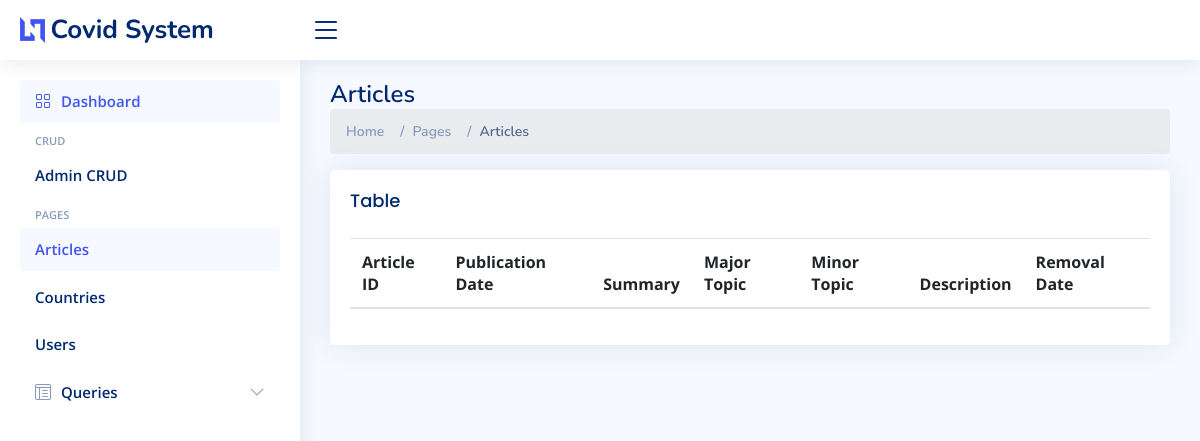
The app's page /articles.php, older data.
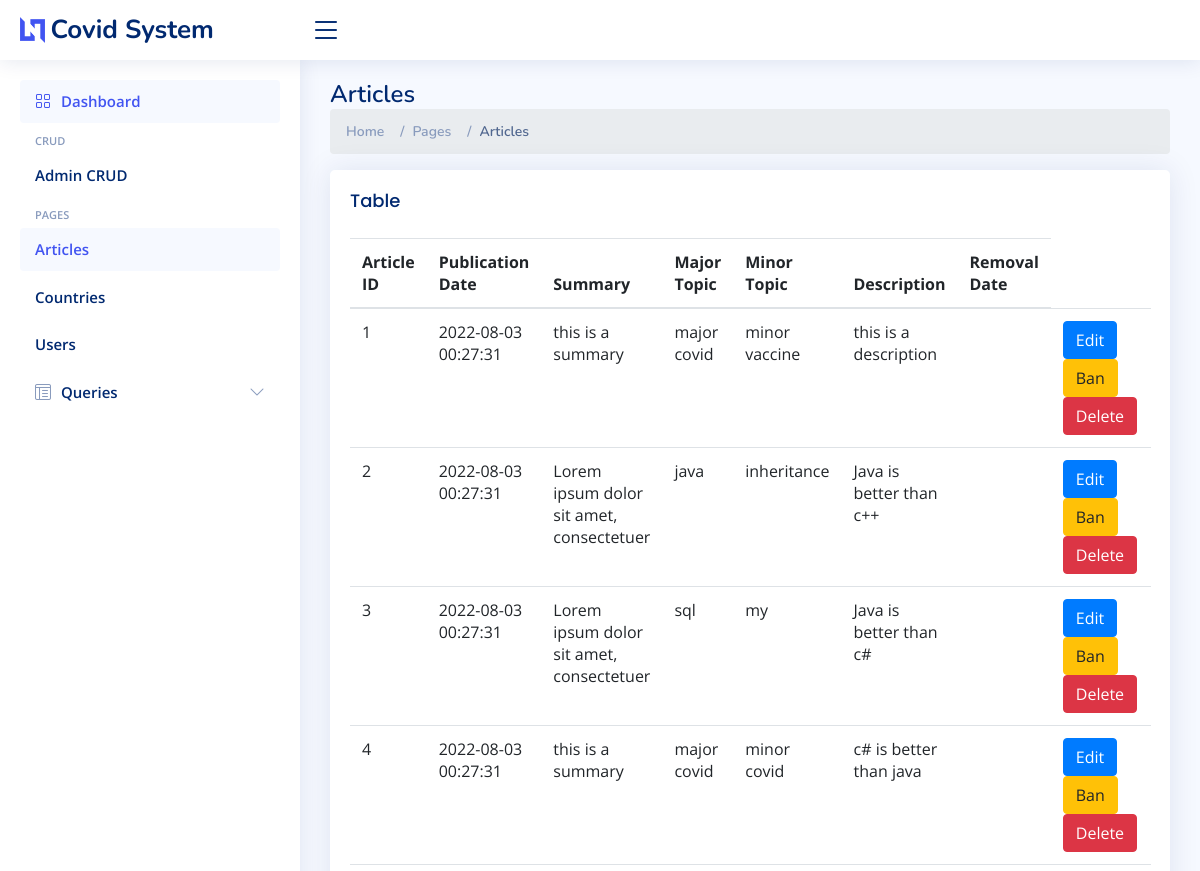
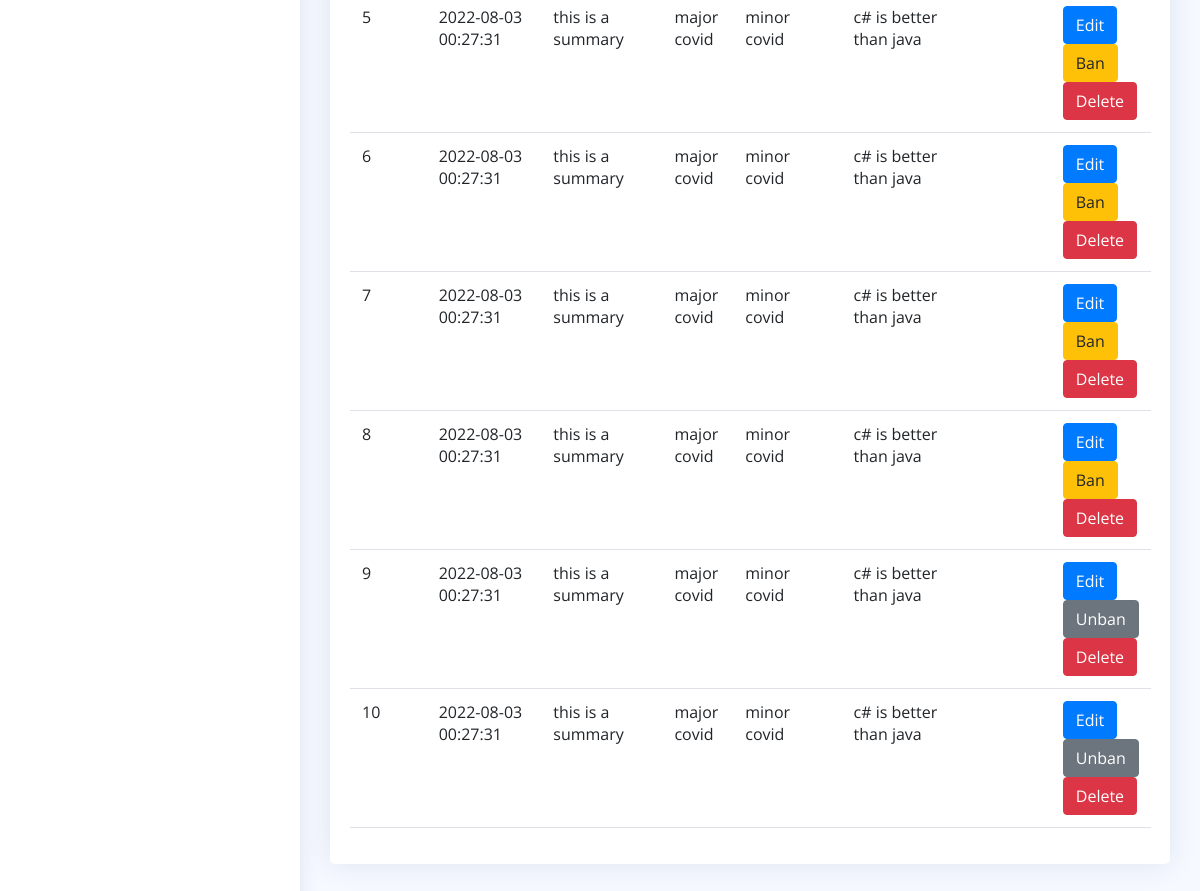
The same page, newer data (2 pictures, top to bottom).
### tables this page shows
CREATE TABLE IF NOT EXISTS `articles` (
  `artID` int(11) NOT NULL,
  `publish_date` timestamp NULL DEFAULT CURRENT_TIMESTAMP,
  `summary` varchar(100) DEFAULT NULL,
  `major_topic` varchar(255) DEFAULT NULL,
  `minor_topic` varchar(255) DEFAULT NULL,
  `discription` text,
  `removal_date` bigint(20) DEFAULT NULL,
  `aID` int(11) DEFAULT NULL,
  `userID` int(11) DEFAULT NULL,
  `status` tinyint(3) UNSIGNED NOT NULL DEFAULT '1'
);

### articles.php (the view, shortened to what this page needs)
<?php
include 'header.php';
$query = $db->query("SELECT * FROM articles;");
$query_articles = $query->fetchAll( PDO::FETCH_ASSOC );
?>
    <div class="pagetitle">
      <h1>Articles</h1>
      <nav>
        <ol class="breadcrumb">
          <li class="breadcrumb-item"><a href="index.php">Home</a></li>
          <li class="breadcrumb-item">Pages</li>
          <li class="breadcrumb-item active">Articles</li>
        </ol>
      </nav>
    </div>
    <section class="section">
        <div class="card">
            <div class="card-body">
              <h5 class="card-title">Table</h5>
              <table class="table table-hover">
                <thead>
                  <tr>
                    <th scope="col">Article ID</th>
                    <th scope="col">Publication Date</th>
                    <th scope="col">Summary</th>
                    <th scope="col">Major Topic</th>
                    <th scope="col">Minor Topic</th>
                    <th scope="col">Description</th>
                    <th scope="col">Removal Date</th>
                  </tr>
                </thead>
                <tbody>
                <?php
                foreach ( $query_articles as $row):
                  ?>
                  <tr>
                    <td><?= $row['artID'] ?></td>
                    <td><?= $row['publish_date'] ?></td>
                    <td><?= $row['summary'] ?></td>
                    <td><?= $row['major_topic'] ?></td>
                    <td><?= $row['minor_topic'] ?></td>
                    <td><?= $row['discription'] ?></td>
                    <td><?= $row['removal_date'] ?></td>
                    <td>
                                        <button
                                         type="button" class="btn btn-primary"
                                         data-toggle="modal"
                                         data-target="#editModal"
                                        >
                                        Edit</button>
                                        <?php if ($row['status'] == "1") : ?>
                                            <a href="core.php?action=ban&id=<?= $row['artID'] ?>" class="btn btn-warning">Ban</a>
                                        <?php else : ?>
                                            <a href="core.php?action=unban&id=<?= $row['artID'] ?>" class="btn
										    btn-secondary">Unban</a>
                                        <?php endif; ?>
                                        <a href="core.php?action=delete&id=<?= $row['artID'] ?>" class="btn
									    btn-danger deleteBtn">Delete</a>
                                    </td>
                  </tr>
                <?php endforeach; ?>
                </tbody>
              </table>
            </div>
        </div>
    </section>
<?php
  include 'footer.php';
?>

Row changes from the older to the newer data that the page shows:
added articles: artID "1", publish_date "2022-08-03 00:27:31", summary "this is a summary", major_topic "major covid", minor_topic "minor vaccine", discription "this is a description"
added articles: artID "2", publish_date "2022-08-03 00:27:31", summary "Lorem ipsum dolor sit amet, consectetuer", major_topic "java", minor_topic "inheritance", discription "Java is better than c++"
added articles: artID "3", publish_date "2022-08-03 00:27:31", summary "Lorem ipsum dolor sit amet, consectetuer", major_topic "sql", minor_topic "my", discription "Java is better than c#"
added articles: artID "4", publish_date "2022-08-03 00:27:31", summary "this is a summary", major_topic "major covid", minor_topic "minor covid", discription "c# is better than java"
added articles: artID "5", publish_date "2022-08-03 00:27:31", summary "this is a summary", major_topic "major covid", minor_topic "minor covid", discription "c# is better than java"
added articles: artID "6", publish_date "2022-08-03 00:27:31", summary "this is a summary", major_topic "major covid", minor_topic "minor covid", discription "c# is better than java"
added articles: artID "7", publish_date "2022-08-03 00:27:31", summary "this is a summary", major_topic "major covid", minor_topic "minor covid", discription "c# is better than java"
added articles: artID "8", publish_date "2022-08-03 00:27:31", summary "this is a summary", major_topic "major covid", minor_topic "minor covid", discription "c# is better than java"
added articles: artID "9", publish_date "2022-08-03 00:27:31", summary "this is a summary", major_topic "major covid", minor_topic "minor covid", discription "c# is better than java"
added articles: artID "10", publish_date "2022-08-03 00:27:31", summary "this is a summary", major_topic "major covid", minor_topic "minor covid", discription "c# is better than java"
